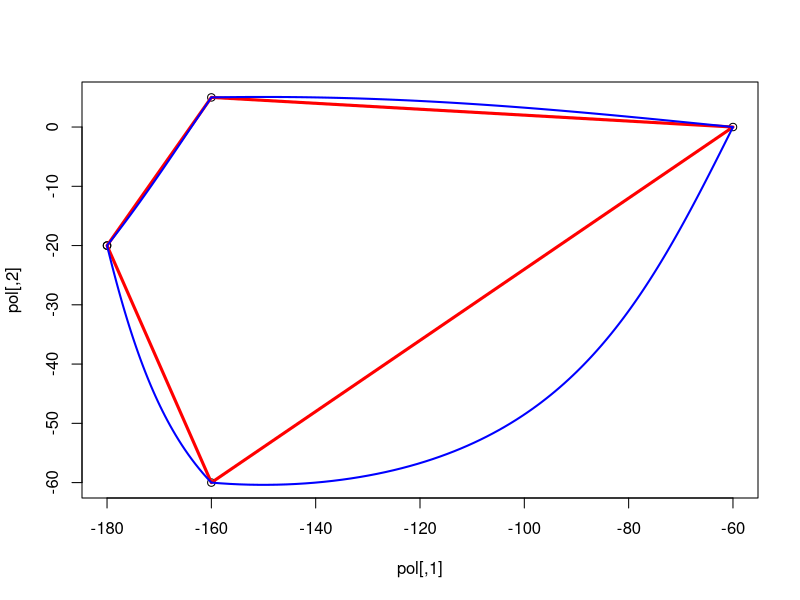

Recreate this plot in R.
library(geosphere)


### Name: makePoly
### Title: Add vertices to a polygon or line
### Aliases: makePoly makeLine
### Keywords: methods spatial

### ** Examples

pol <- rbind(c(-180,-20), c(-160,5), c(-60, 0), c(-160,-60), c(-180,-20))
plot(pol)
lines(pol, col='red', lwd=3)
pol2 = makePoly(pol, interval=100000)
lines(pol2, col='blue', lwd=2)
